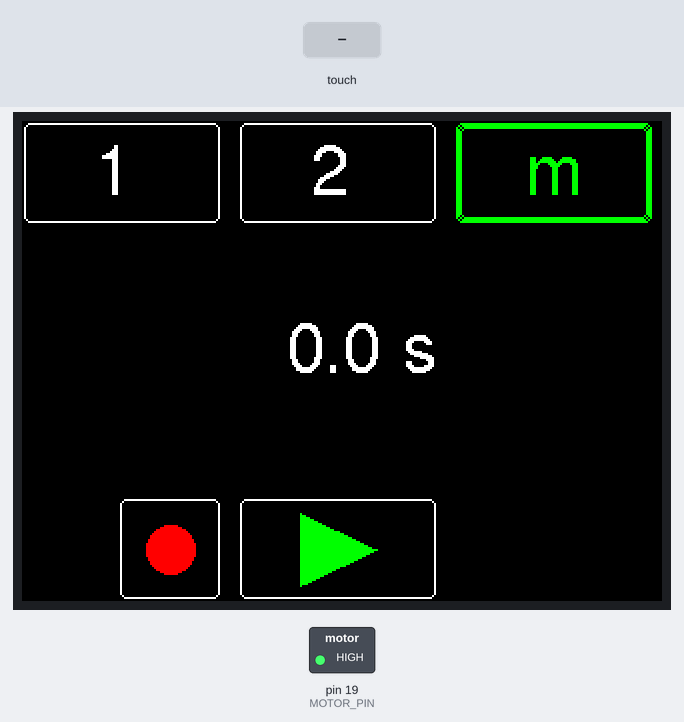
The sketch below on a simulated Arduino Uno, built with avr-gcc and run on an emulated ATmega328P. Parts: 320×240 colour display, switched loads named in the sketch (green lamp = pin HIGH). Inputs (shaded band) come from the test bench. EEPROM starts erased.

Above: at 3.6 s.
3.7 s: touch panel pressed at 13 % / 50 % of its raw x / y range
At 3.97 s:
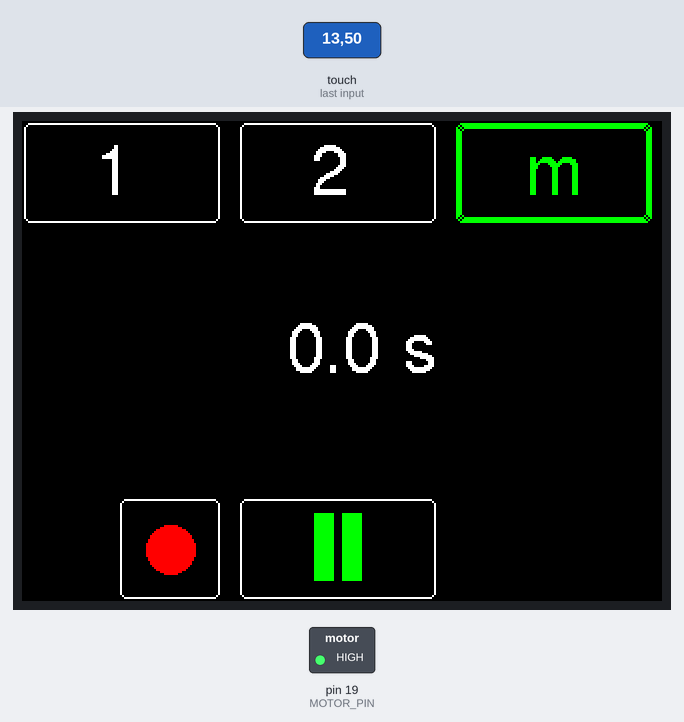
At 4.32 s:
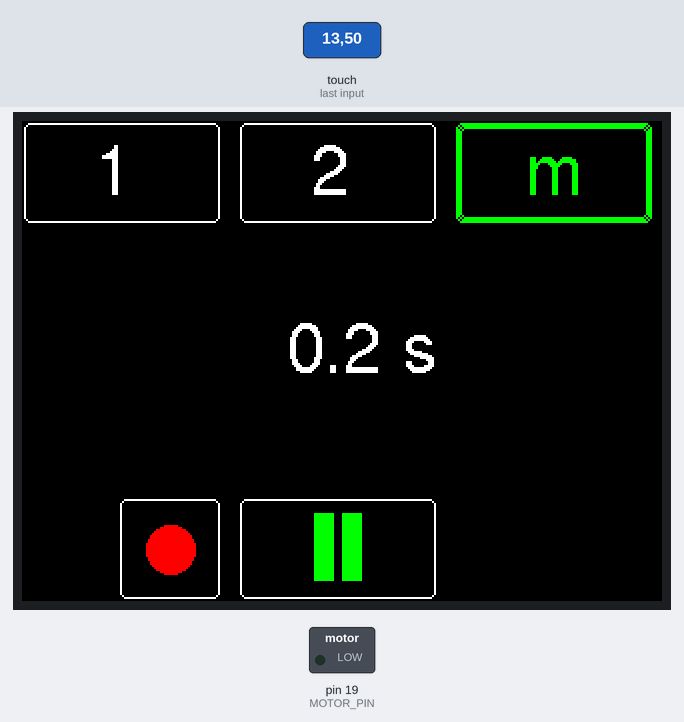
Timing chart, 0 to 6.7 s (numbered marks = the images above; inputs shaded):
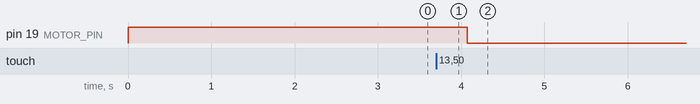

Measured:
- after the input at 3.7 s, pin 19 (MOTOR_PIN): HIGH → LOW after 0.38 s; the display: first changes at once (image 1 shows a later state)

The sketch:

MDX_Timer_TFT.ino
```cpp
// (licence header left out)
#include <Arduino.h>

#include "Debug.h"

#include "Motor.h"
#include "UI.h"
#include "Settings.h"


Motor motor;
Settings settings;
UI ui;


int currentState = MANUAL_BUTTON;
unsigned int currentTimerValue = 0;
unsigned long targetTime = 0;

// logic
bool prog = false;
bool start = false;
bool pause = false;


// *** Begin Callback functions ***

void onManualClick();
void onTimer1Click();
void onTimer2Click();

void onUpClick();
void onDownClick();

void onPlayClick();
void onPauseClick();

void onRecClick();

// *** End Callback functions ***


void setup() {
#ifdef DEBUG
  Serial.begin(115200);
#endif

  ui.init();

  ui.showSplashScreen(settings.getName(), settings.getVersion());

  ui.addButton(MANUAL_BUTTON, onManualClick);
  ui.addButton(TIMER1_BUTTON, onTimer1Click);
  ui.addButton(TIMER2_BUTTON, onTimer2Click);

  ui.addButton(UP_BUTTON, onUpClick);
  ui.addButton(DOWN_BUTTON, onDownClick);

  ui.addButton(PLAY_BUTTON, onPlayClick);
  ui.addButton(PAUSE_BUTTON, onPauseClick);
  ui.addButton(REC_BUTTON, onRecClick);
  ui.addButton(REC_BUTTON_ACTIVE, onRecActiveClick);

  currentState = settings.getStartState();
  if (currentState == TIMER1_BUTTON || currentState == TIMER2_BUTTON) {
    currentTimerValue = settings.getTimers()[currentState - 1];
  }

  delay(2000);

  ui.refresh();

  ui.activateButton(PLAY_BUTTON);
  ui.activateButton(REC_BUTTON);

  ui.activateButton(currentState);

  ui.updateContent(currentTimerValue);
}


void loop() {

  if (start && (millis() > targetTime && currentState != MANUAL_BUTTON)) {
    motor.stop();
    start = false;
    pause = false;

    currentTimerValue = settings.getTimers()[currentState - 1];
    ui.activateButton(PLAY_BUTTON);
    ui.updateContent(currentTimerValue);
  }
  if (start) {
    if (currentState == MANUAL_BUTTON) {
      currentTimerValue = millis() - targetTime;
    }
    else {
      currentTimerValue = targetTime - millis();
    }
    currentTimerValue /= 100;
    ui.updateContent(currentTimerValue);
  }

  ui.checkButtonPressed();
}


// *********************** CLICK LOGIC ****************************************

void onPlayClick() {
  if (start) {
    return;
  }

  DEBUG_PRINTLN("Play pressed");

  DEBUG_PRINT("start with time=");
  DEBUG_PRINTLN(currentTimerValue);

  ui.activateButton(PAUSE_BUTTON);
  delay(200);

  start = true;
  pause = false;
  prog = false;
  ui.activateButton(REC_BUTTON);

  motor.start();

  targetTime = millis();
  if (currentState == MANUAL_BUTTON) {
    if (pause) {
      // continue
      targetTime -= currentTimerValue * 100;
    }
  }
  else {
    targetTime += currentTimerValue * 100;
  }
}

void onPauseClick() {
  if (!start) {
    return;
  }

  DEBUG_PRINTLN("Pause pressed");

  DEBUG_PRINT("pause with time=");
  DEBUG_PRINTLN(currentTimerValue);

  motor.stop();

  start = false;
  pause = true;
  prog = false;
  ui.activateButton(REC_BUTTON);

  ui.activateButton(PLAY_BUTTON);

  delay(300);
}

void onManualClick() {
  if (start) {
    return;
  }

  if (currentState == MANUAL_BUTTON) {
    return;
  }

  DEBUG_PRINTLN("Manual pressed");

  currentState = MANUAL_BUTTON;
  ui.activateButton(currentState);
  settings.setStartState(currentState);

  currentTimerValue = 0;
  ui.updateContent(currentTimerValue);

  prog = false;
  ui.activateButton(REC_BUTTON);
}

void onTimer1Click() {
  if (start) {
    return;
  }

  DEBUG_PRINTLN("Timer1 pressed");

  if (prog) {
    settings.getTimers()[0] = currentTimerValue;
    settings.save();
    prog = false;
    ui.activateButton(REC_BUTTON);
  }

  if (currentState == TIMER1_BUTTON) {
    return;
  }

  currentTimerValue = settings.getTimers()[0];
  ui.updateContent(currentTimerValue);

  currentState = TIMER1_BUTTON;
  ui.activateButton(currentState);
  settings.setStartState(currentState);
}

void onTimer2Click() {
  if (start) {
    return;
  }

  DEBUG_PRINTLN("Timer2 pressed");

  if (prog) {
    settings.getTimers()[1] = currentTimerValue;
    settings.save();
    prog = false;
    ui.activateButton(REC_BUTTON);
  }

  if (currentState == TIMER2_BUTTON) {
    return;
  }

  currentTimerValue = settings.getTimers()[1];
  ui.updateContent(currentTimerValue);

  currentState = TIMER2_BUTTON;
  ui.activateButton(currentState);
  settings.setStartState(currentState);
}


void onUpClick() {
  if (start || currentState == MANUAL_BUTTON) {
    return;
  }

  DEBUG_PRINTLN("Up pressed");

  currentTimerValue++;
  ui.updateContent(currentTimerValue);

  prog = false;
  ui.activateButton(REC_BUTTON);
}

void onDownClick() {
  if (start || currentState == MANUAL_BUTTON) {
    return;
  }

  DEBUG_PRINTLN("Down pressed");

  currentTimerValue--;
  ui.updateContent(currentTimerValue);

  prog = false;
  ui.activateButton(REC_BUTTON);
}


void onRecClick() {
  if (start) {
    return;
  }

  DEBUG_PRINTLN("Rec pressed");

  prog = true;
  ui.activateButton(REC_BUTTON_ACTIVE);

  delay(200);
}

void onRecActiveClick() {
  if (start) {
    return;
  }

  DEBUG_PRINTLN("Rec Active pressed");

  prog = false;
  ui.activateButton(REC_BUTTON);

  delay(200);
}
```

Button.cpp
```cpp
#include "Button.h"
#include "UI.h"


#define BUTTON_RADIUS  3


Button::Button() {
}

void Button::drawButton() {
  int x1, y1, w, h, hw, hh;
  x1 = x;
  y1 = y;
  w = width;
  h = height;
  hw = w / 2;
  hh = h / 2;

  if (!visible) {
    gfx->fillRect(x1 + 1, y1 + 1, w - 2, h - 2, BLACK); // clear previous drawing
    return;
  }

  // draw frame
  int frameColor = WHITE;
  if (active) {
    frameColor = GREEN;
  }
  if (id != UP_BUTTON && id != DOWN_BUTTON) {
    gfx->drawRoundRect(x1, y1, w, h, BUTTON_RADIUS, frameColor);
  }

  if (id == REC_BUTTON) {
    gfx->fillCircle(x1 + hw, y1 + hh, 12, RED);
    return;
  }
  else if (id == REC_BUTTON_ACTIVE) {
    gfx->fillCircle(x1 + hw, y1 + hh, 12, YELLOW);
    return;
  }
  else if (id == PAUSE_BUTTON) {
    gfx->fillRect(x1 + hw - 12, y1 + 7, 10, h - 16, GREEN);
    gfx->fillRect(x1 + hw + 2, y1 + 7, 10, h - 16, GREEN);
    return;
  }
  else if (id == PLAY_BUTTON) {
    gfx->fillTriangle(x1 + 30, y1 + 7, x1 + 30, y1 + h - 7, x1 + w - 30, y1 + hh, GREEN);
    return;
  }
  else if (id == DOWN_BUTTON) {
    gfx->setCursor(x1, gfx->height() / 2 + 5);
    gfx->print("-");
    return;
  }
  else if (id == UP_BUTTON) {
    gfx->setCursor(gfx->width() - 20, gfx->height() / 2 + 5);
    gfx->print("+");
    return;
  }

  String label;
  if (id == MANUAL_BUTTON) {
    label = "m";
  }
  else if (id == TIMER1_BUTTON) {
    label = "1";
  }
  else if (id == TIMER2_BUTTON) {
    label = "2";
  }

  gfx->setTextColor(frameColor);
  gfx->setCursor(x1 + 35, y1 + 35);
  gfx->print(label);
  gfx->setTextColor(WHITE);

  if (!active) {
    frameColor = BLACK;
  }
  // emphasise frame
  gfx->drawRoundRect(x1 + 1, y1 + 1, w - 2, h - 2, BUTTON_RADIUS, frameColor);
  gfx->drawRoundRect(x1 + 2, y1 + 2, w - 4, h - 4, BUTTON_RADIUS, frameColor);
}

void Button::animateButtonClick() {
  if (!visible) {
    return;
  }

  int x1, y1, w, h;
  // preserve button frame
  x1 = x + 1;
  y1 = y + 1;
  w = width - 2;
  h = height - 2;

  gfx->fillRect(x1, y1, w, h, GRAY);
  delay(150);
  gfx->fillRect(x1, y1, w, h, BLACK);
  drawButton();
}

void Button::showButtonAndDraw(bool isVisible) {
  visible = isVisible;
  drawButton();
}

bool Button::hit(uint16_t xpos, uint16_t ypos) {
  bool hitTest= visible && enabled && (xpos > x) && (xpos < (x + width)) && (ypos > y) && (ypos < (y + height));
  if (hitTest) {
    animateButtonClick();
    callback();
  }

  return hitTest;
}

void Button::activateButtonAndDraw(bool activate) {
  active = activate;
  drawButton();
}
```

Button.h
```cpp
#ifndef Button_h
#define Button_h

#include <Arduino.h>
#include <Adafruit_GFX.h>    // Core graphics library: https://github.com/adafruit/Adafruit-GFX-Library

// Assign human-readable names to some common 16-bit color values:
#define BLACK   0x0000
#define RED     0xF800
#define GREEN   0x07E0
#define YELLOW  0xFFE0
#define WHITE   0xFFFF
#define GRAY    0x8410


class Button {
public:
  Button();

  void drawButton();

  bool hit(uint16_t xpos, uint16_t ypos);

  void showButtonAndDraw(bool isVisible);
  void activateButtonAndDraw(bool activate);

  void (*callback)();

  Adafruit_GFX *gfx;

  unsigned int x, y, width, height;
  int id;
  bool visible;
  bool active;
  bool enabled;

private:
  void animateButtonClick();
};

#endif
```

Debug.h
```cpp
#ifndef Debug_h
#define Debug_h

//#define DEBUG // comment this line if debug output is to be disabled


#ifdef DEBUG
#include <HardwareSerial.h>
#define DEBUG_PRINTLN(message)  {Serial.println(message);Serial.flush();}
#define DEBUG_PRINT(message)  {Serial.print(message);Serial.flush();}
#else
#define DEBUG_PRINTLN(message)
#define DEBUG_PRINT(message)
#endif

#endif
```

Motor.cpp
```cpp
#include "Motor.h"


Motor::Motor() {
  pinMode(MOTOR_PIN, OUTPUT);
  digitalWrite(MOTOR_PIN, HIGH);
}

void Motor::start() {
  DEBUG_PRINTLN("start");

  digitalWrite(MOTOR_PIN, LOW);
}

void Motor::stop() {
  DEBUG_PRINTLN("stop");

  digitalWrite(MOTOR_PIN, HIGH);
}
```

Motor.h
```cpp
#ifndef Motor_h
#define Motor_h

#include <Arduino.h>
#include "Debug.h"


#define MOTOR_PIN     19

class Motor {
public:
  Motor();

  void start();
  void stop();
};

#endif
```

UI.cpp
```cpp
#include "UI.h"
#include "Debug.h"


#if defined(_GFXFONT_H_)           //are we using the new library?
#include <Fonts/FreeSans18pt7b.h>
#define ADJ_BASELINE 11            //new fonts setCursor to bottom of letter
#else
#define ADJ_BASELINE 0             //legacy setCursor to top of letter
#endif
#include <MCUFRIEND_kbv.h>        // https://github.com/prenticedavid/MCUFRIEND_kbv


#define BUTTON_X_SPACING  10
#define BUTTON_HEIGHT     50

// most mcufriend shields use these pins and Portrait mode:
uint8_t YP = A3;  // must be an analog pin, use "An" notation!
uint8_t XM = A2;  // must be an analog pin, use "An" notation!
uint8_t YM = 9;   // can be a digital pin
uint8_t XP = 8;   // can be a digital pin
uint16_t TS_LEFT = 906;
uint16_t TS_RT  = 149;
uint16_t TS_TOP = 913;
uint16_t TS_BOT = 142;

#define MINPRESSURE 20
#define MAXPRESSURE 1000


UI::UI() {
  _content = -1;
}

void UI::init() {
  MCUFRIEND_kbv *tft = new MCUFRIEND_kbv();
  _gfx = tft;

  tft->begin(0x9341);
  tft->setRotation(1); // landscape

  _gfx->fillScreen(BLACK);
#if defined(_GFXFONT_H_)
  _gfx->setFont(&FreeSans18pt7b);
#endif
  uint16_t tmp;
  tmp = TS_LEFT, TS_LEFT = TS_BOT, TS_BOT = TS_RT, TS_RT = TS_TOP, TS_TOP = tmp;

  // For better pressure precision, we need to know the resistance
  // between X+ and X- Use any multimeter to read it
  // For the one we're using, its 300 ohms across the X plate
  _touchScreen = new TouchScreen(XP, YP, XM, YM, 325);
}

void UI::checkButtonPressed() {
  TSPoint touchPoint = _touchScreen->getPoint();   //touchPoint.x, touchPoint.y are ADC values

  // if sharing pins, you'll need to fix the directions of the touchscreen pins
  pinMode(XM, OUTPUT);
  pinMode(YP, OUTPUT);
  pinMode(XP, OUTPUT);
  pinMode(YM, OUTPUT);
  // we have some minimum pressure we consider 'valid'
  // pressure of 0 means no pressing!

  if (touchPoint.z > MINPRESSURE && touchPoint.z < MAXPRESSURE) {
    // scale from 0->1023 to _gfx->width  i.e. left = 0, rt = width
    // most mcufriend have touch (with icons) that extends below the TFT
    // screens without icons need to reserve a space for "erase"
    // scale the ADC values from _touchScreen->getPoint() to screen values e.g. 0-239
    uint16_t xpos = map(touchPoint.y, TS_LEFT, TS_RT, 0, _gfx->width()); // note x, y swapped!
    uint16_t ypos = map(touchPoint.x, TS_TOP, TS_BOT, 0, _gfx->height());

    for (int i = MANUAL_BUTTON; i < NUM_BUTTONS; i++) {
      if (_buttons[i].hit(xpos, ypos)) {
        break;
      }
    }
  }
}

void UI::updateContent(unsigned int newContent) {
  if (_content == newContent)
    return;

  int hh = _gfx->height() / 2;
  int hw = _gfx->width() / 2;

  // clear former content
  _gfx->fillRect(hw - 46, hh - 22, 73, 30, BLACK);

  int offset = 0;
  if (newContent < 100) {
    offset = 20;
  }

  _gfx->setCursor(hw - 48 + offset, hh + 5);
  _gfx->print(newContent / 10.0, 1);

  _content = newContent;
}

void UI::showSplashScreen(String name, String version) {
  _gfx->setCursor(_gfx->width() / 2 - 60, 100);
  _gfx->print(name);
  _gfx->print(" v.");
  _gfx->print(version);
}

void UI::addButton(int btnId, void (*callback)()) {
  _buttons[btnId].callback = callback;
}

void UI::activateButton(int btnId) {
  if (btnId == MANUAL_BUTTON) {
    _buttons[_activeButtonId].activateButtonAndDraw(false);

    _activeButtonId = btnId;
    _buttons[_activeButtonId].activateButtonAndDraw(true);

    _buttons[UP_BUTTON].showButtonAndDraw(false);
    _buttons[DOWN_BUTTON].showButtonAndDraw(false);
    return;
  }

  if (btnId == TIMER1_BUTTON || btnId == TIMER2_BUTTON) {
    _buttons[_activeButtonId].activateButtonAndDraw(false);

    _activeButtonId = btnId;
    _buttons[_activeButtonId].activateButtonAndDraw(true);

    _buttons[UP_BUTTON].showButtonAndDraw(true);
    _buttons[DOWN_BUTTON].showButtonAndDraw(true);
    return;
  }

  if (btnId == PLAY_BUTTON) {
    for (int i = MANUAL_BUTTON; i < NUM_BUTTONS; i++) {
      _buttons[i].enabled = true;
    }
    _buttons[PAUSE_BUTTON].enabled = _buttons[PAUSE_BUTTON].visible = false;
    _buttons[PLAY_BUTTON].visible = true;

    _buttons[PAUSE_BUTTON].drawButton();
    _buttons[PLAY_BUTTON].drawButton();
    return;
  }

  if (btnId == PAUSE_BUTTON) {
    for (int i = MANUAL_BUTTON; i < NUM_BUTTONS; i++) {
      _buttons[i].enabled = false;
    }
    _buttons[PAUSE_BUTTON].enabled = _buttons[PAUSE_BUTTON].visible = true;
    _buttons[PLAY_BUTTON].visible = false;

    _buttons[PLAY_BUTTON].drawButton();
    _buttons[PAUSE_BUTTON].drawButton();
    return;
  }

  if (btnId == REC_BUTTON && !_buttons[REC_BUTTON].visible) {
    _buttons[REC_BUTTON].visible = true;
    _buttons[REC_BUTTON_ACTIVE].visible = false;

    _buttons[REC_BUTTON_ACTIVE].drawButton();
    _buttons[REC_BUTTON].drawButton();
    return;
  }

  if (btnId == REC_BUTTON_ACTIVE && !_buttons[REC_BUTTON_ACTIVE].visible) {
    _buttons[REC_BUTTON_ACTIVE].visible = true;
    _buttons[REC_BUTTON].visible = false;

    _buttons[REC_BUTTON].drawButton();
    _buttons[REC_BUTTON_ACTIVE].drawButton();
  }
}

void UI::refresh() {
  _gfx->fillScreen(BLACK);

  // do button layout
  int btnSize = _gfx->width() / 3 - 8;

  _buttons[TIMER1_BUTTON].x = 1;
  _buttons[TIMER1_BUTTON].y = 1;
  _buttons[TIMER1_BUTTON].width = btnSize;
  _buttons[TIMER1_BUTTON].height = BUTTON_HEIGHT;
  _buttons[TIMER1_BUTTON].visible = true;
  _buttons[TIMER1_BUTTON].active = false;
  _buttons[TIMER1_BUTTON].enabled = true;
  _buttons[TIMER1_BUTTON].id = TIMER1_BUTTON;

  _buttons[TIMER2_BUTTON].x = _buttons[TIMER1_BUTTON].x + btnSize + BUTTON_X_SPACING;
  _buttons[TIMER2_BUTTON].y = 1;
  _buttons[TIMER2_BUTTON].width = btnSize;
  _buttons[TIMER2_BUTTON].height = BUTTON_HEIGHT;
  _buttons[TIMER2_BUTTON].visible = true;
  _buttons[TIMER2_BUTTON].active = false;
  _buttons[TIMER2_BUTTON].enabled = true;
  _buttons[TIMER2_BUTTON].id = TIMER2_BUTTON;

  _buttons[MANUAL_BUTTON].x = _buttons[TIMER2_BUTTON].x + btnSize + BUTTON_X_SPACING;
  _buttons[MANUAL_BUTTON].y = 1;
  _buttons[MANUAL_BUTTON].width = btnSize;
  _buttons[MANUAL_BUTTON].height = BUTTON_HEIGHT;
  _buttons[MANUAL_BUTTON].visible = true;
  _buttons[MANUAL_BUTTON].active = false;
  _buttons[MANUAL_BUTTON].enabled = true;
  _buttons[MANUAL_BUTTON].id = MANUAL_BUTTON;

  _buttons[PLAY_BUTTON].x = _buttons[TIMER2_BUTTON].x;
  _buttons[PLAY_BUTTON].y = _gfx->height() - 1 - BUTTON_HEIGHT;
  _buttons[PLAY_BUTTON].width = btnSize;
  _buttons[PLAY_BUTTON].height = BUTTON_HEIGHT;
  _buttons[PLAY_BUTTON].visible = true;
  _buttons[PLAY_BUTTON].active = false;
  _buttons[PLAY_BUTTON].enabled = false;
  _buttons[PLAY_BUTTON].id = PLAY_BUTTON;

  _buttons[PAUSE_BUTTON].x = _buttons[PLAY_BUTTON].x;
  _buttons[PAUSE_BUTTON].y = _buttons[PLAY_BUTTON].y;
  _buttons[PAUSE_BUTTON].width = btnSize;
  _buttons[PAUSE_BUTTON].height = BUTTON_HEIGHT;
  _buttons[PAUSE_BUTTON].visible = false;
  _buttons[PAUSE_BUTTON].active = false;
  _buttons[PAUSE_BUTTON].enabled = false;
  _buttons[PAUSE_BUTTON].id = PAUSE_BUTTON;

  _buttons[REC_BUTTON].x = _buttons[PLAY_BUTTON].x - BUTTON_X_SPACING - BUTTON_HEIGHT;
  _buttons[REC_BUTTON].y = _buttons[PLAY_BUTTON].y;
  _buttons[REC_BUTTON].width = BUTTON_HEIGHT;
  _buttons[REC_BUTTON].height = BUTTON_HEIGHT;
  _buttons[REC_BUTTON].visible = false;
  _buttons[REC_BUTTON].active = false;
  _buttons[REC_BUTTON].enabled = true;
  _buttons[REC_BUTTON].id = REC_BUTTON;

  _buttons[REC_BUTTON_ACTIVE].x = _buttons[REC_BUTTON].x;
  _buttons[REC_BUTTON_ACTIVE].y = _buttons[REC_BUTTON].y;
  _buttons[REC_BUTTON_ACTIVE].width = BUTTON_HEIGHT;
  _buttons[REC_BUTTON_ACTIVE].height = BUTTON_HEIGHT;
  _buttons[REC_BUTTON_ACTIVE].visible = false;
  _buttons[REC_BUTTON_ACTIVE].active = false;
  _buttons[REC_BUTTON_ACTIVE].enabled = false;
  _buttons[REC_BUTTON_ACTIVE].id = REC_BUTTON_ACTIVE;

  _buttons[UP_BUTTON].x = _gfx->width() - BUTTON_HEIGHT;
  _buttons[UP_BUTTON].y = _gfx->height() / 2 - BUTTON_HEIGHT;
  _buttons[UP_BUTTON].width = BUTTON_HEIGHT;
  _buttons[UP_BUTTON].height = 2 * BUTTON_HEIGHT;
  _buttons[UP_BUTTON].visible = false;
  _buttons[UP_BUTTON].active = false;
  _buttons[UP_BUTTON].enabled = false;
  _buttons[UP_BUTTON].id = UP_BUTTON;

  _buttons[DOWN_BUTTON].x = 0;
  _buttons[DOWN_BUTTON].y = _buttons[UP_BUTTON].y;
  _buttons[DOWN_BUTTON].width = BUTTON_HEIGHT;
  _buttons[DOWN_BUTTON].height = _buttons[UP_BUTTON].height;
  _buttons[DOWN_BUTTON].visible = false;
  _buttons[DOWN_BUTTON].active = false;
  _buttons[DOWN_BUTTON].enabled = false;
  _buttons[DOWN_BUTTON].id = DOWN_BUTTON;

  for (int i = MANUAL_BUTTON; i < NUM_BUTTONS; i++) {
    _buttons[i].gfx = _gfx;
    _buttons[i].drawButton();
  }

  _gfx->drawChar(_gfx->width() / 2 + 30, _gfx->height() / 2 + 5, 's', WHITE, BLACK, 1);
}
```

Source omitted: UI.h (990 bytes), Settings.cpp (922 bytes), Settings.h (480 bytes)
